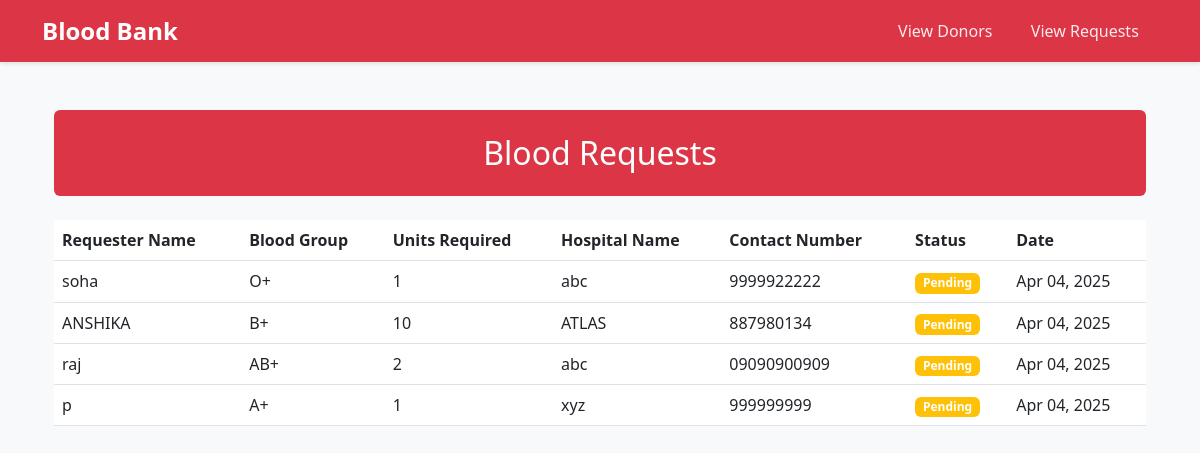
The app's page /requests/, older data.
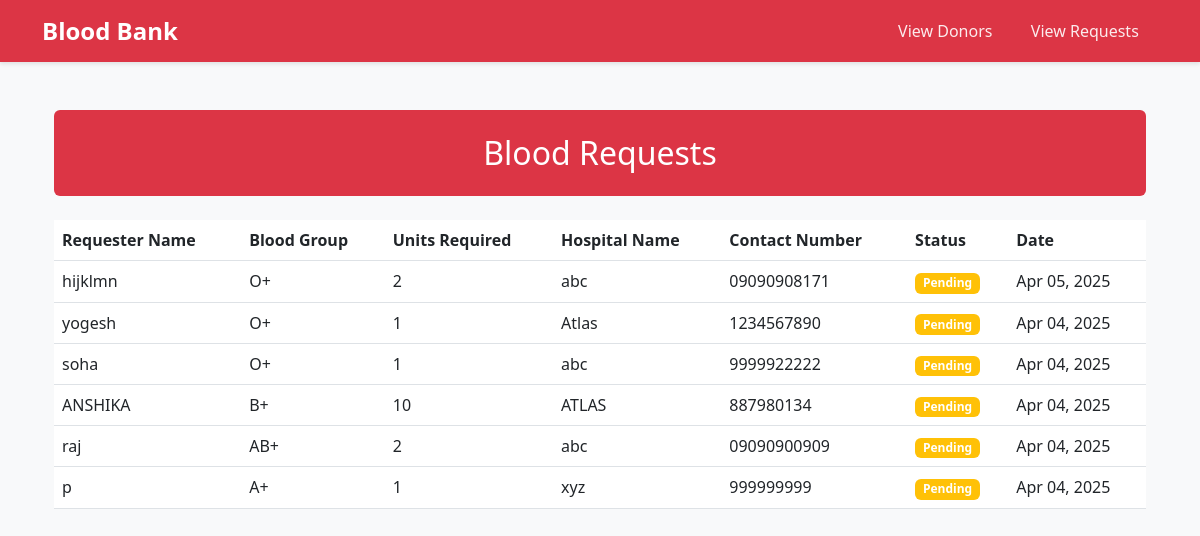
The same page, newer data.
### blood_bank/models.py (models this page shows, shortened)
class BloodRequest(models.Model):
    STATUS_CHOICES = [
        ('pending', 'Pending'),
        ('approved', 'Approved'),
        ('rejected', 'Rejected'),
        ('completed', 'Completed')
    ]
    requester_name = models.CharField(max_length=100)
    blood_group = models.CharField(max_length=3, choices=BloodGroup.BLOOD_GROUPS)
    units_required = models.IntegerField(validators=[MinValueValidator(1)])
    hospital_name = models.CharField(max_length=100)
    hospital_address = models.TextField()
    contact_number = models.CharField(max_length=15, validators=[phone_regex])
    email = models.EmailField(validators=[email_regex])
    status = models.CharField(max_length=10, choices=STATUS_CHOICES, default='pending')
    request_date = models.DateTimeField(auto_now_add=True)
    blood_bank = models.ForeignKey(BloodBank, on_delete=models.CASCADE, null=True, blank=True)

### blood_bank/views.py (the view)
# urls.py: path('requests/', views.BloodRequestListView.as_view(), name='blood_request_list'),
class BloodRequestListView(ListView):
    model = BloodRequest
    template_name = 'blood_bank/bloodrequest_list.html'
    context_object_name = 'requests'
    def get_queryset(self):
        return BloodRequest.objects.all().order_by('-request_date')

### blood_bank/templates/blood_bank/bloodrequest_list.html (shortened to what this page needs)
{% extends 'blood_bank/base.html' %}
{% block content %}
<div class="container py-4">
    <div class="bg-danger text-white p-4 mb-4 rounded">
        <h2 class="text-center m-0">Blood Requests</h2>
    </div>
    <div class="row justify-content-center">
        <div class="col-md-12">
            {% if requests %}
                <div class="table-responsive">
                    <table class="table">
                        <thead>
                            <tr>
                                <th>Requester Name</th>
                                <th>Blood Group</th>
                                <th>Units Required</th>
                                <th>Hospital Name</th>
                                <th>Contact Number</th>
                                <th>Status</th>
                                <th>Date</th>
                            </tr>
                        </thead>
                        <tbody>
                            {% for request in requests %}
                                <tr>
                                    <td>{{ request.requester_name }}</td>
                                    <td>{{ request.blood_group }}</td>
                                    <td>{{ request.units_required }}</td>
                                    <td>{{ request.hospital_name }}</td>
                                    <td>{{ request.contact_number }}</td>
                                    <td>
                                        {% if request.status == 'pending' %}
                                            <span class="badge bg-warning">Pending</span>
                                        {% elif request.status == 'approved' %}
                                            <span class="badge bg-success">Approved</span>
                                        {% elif request.status == 'rejected' %}
                                            <span class="badge bg-danger">Rejected</span>
                                        {% else %}
                                            <span class="badge bg-secondary">{{ request.status }}</span>
                                        {% endif %}
                                    </td>
                                    <td>{{ request.request_date|date:"M d, Y" }}</td>
                                </tr>
                            {% endfor %}
                        </tbody>
                    </table>
                </div>
            {% else %}
                <div class="text-center">
                    <p class="lead mb-4">No blood requests found.</p>
                    <a href="{% url 'blood_request_create' %}" class="btn btn-danger">Make a Request</a>
                </div>
            {% endif %}
        </div>
    </div>
</div>
{% endblock %}

### blood_bank/templates/blood_bank/base.html (shortened to what this page needs)
<!DOCTYPE html>
<html lang="en">
<head>
    <link rel="stylesheet" href="https://cdn.jsdelivr.net/npm/bootstrap@5.3.0/dist/css/bootstrap.min.css">
</head>
<body>
    <nav class="navbar navbar-expand-lg navbar-dark">
        <div class="container">
            <a class="navbar-brand" href="{% url 'home' %}">Blood Bank</a>
            <div class="collapse navbar-collapse" id="navbarNav">
                <ul class="navbar-nav ms-auto">
                    <li class="nav-item">
                        <a class="nav-link" href="{% url 'donor_list' %}">View Donors</a>
                    </li>
                    <li class="nav-item">
                        <a class="nav-link" href="{% url 'blood_request_list' %}">View Requests</a>
                    </li>
                </ul>
            </div>
        </div>
    </nav>
    <div class="container mt-4">
        {% block content %}{% endblock %}
    </div>
</body>
</html>

### blood_bank/templates/blood_bank/base.html (style rules this page uses)
:root { --primary-red: #dc3545; --dark-red: #c82333; --light-red: rgba(220, 53, 69, 0.1); }
body { background-color: #f8f9fa; }
.navbar { background-color: var(--primary-red) !important; box-shadow: 0 2px 4px rgba(0,0,0,0.1); }
.navbar-brand { font-weight: bold; font-size: 1.5rem; }
.nav-link { color: rgba(255,255,255,0.9) !important; transition: all 0.3s; padding: 0.5rem 1rem !important; margin: 0 0.2rem; border-radius: 4px; }

Row changes from the older to the newer data that the page shows:
added BloodRequest: requester_name "hijklmn", blood_group "O+", units_required "2", hospital_name "abc", contact_number "09090908171", status "Pending", request_date "Apr 05, 2025"
added BloodRequest: requester_name "yogesh", blood_group "O+", units_required "1", hospital_name "Atlas", contact_number "1234567890", status "Pending", request_date "Apr 04, 2025"
